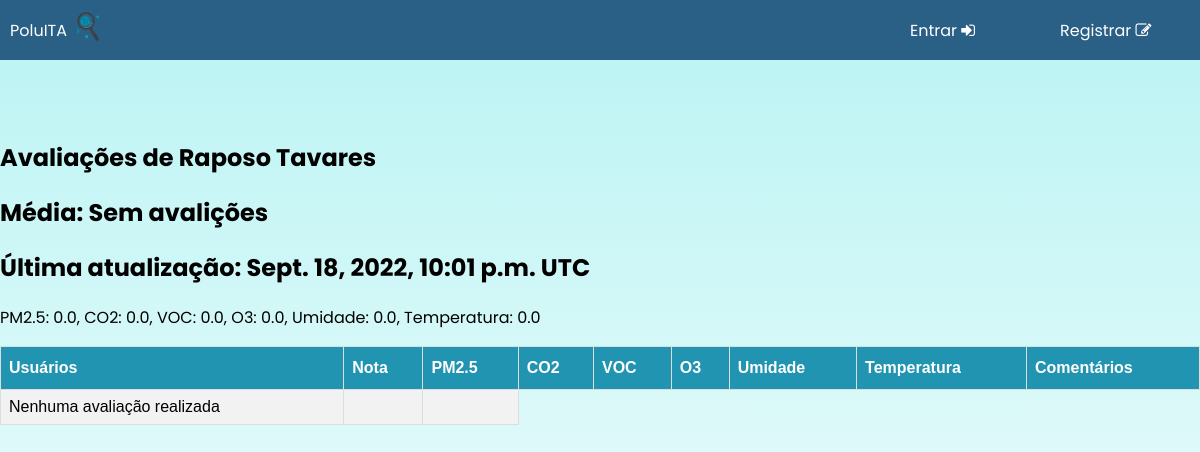
Screenshot of /registros/72 with the database file from the repository.
### registros/models.py (models this page shows, shortened)
class Empresas(models.Model):
    id = models.AutoField(auto_created=True, primary_key=True, serialize=False, verbose_name='ID')
    address = models.CharField(max_length=200)
    name = models.CharField(max_length=101)
    grade = models.IntegerField()
    pm25 = models.FloatField(default='0.00')
    co2 = models.FloatField(default='0.00')
    voc = models.FloatField(default='0.00')
    o3 = models.FloatField(default='0.00')
    humidity = models.FloatField(default='0.00')
    temperature = models.FloatField(default='0.00')
    longitude = models.FloatField(default='0.00')
    latitude = models.FloatField(default='0.00')
    last_updated = models.DateTimeField(default=datetime.now, blank=True)

### registros/views.py (the view)
# urls.py: path("<int:empresa_id>", views.avaliacao, name="avaliacao"),
def avaliacao(request, empresa_id):
    empresa = Empresas.objects.get(id=empresa_id)
    avaliacao = Avaliações.objects.filter(empresa_id=empresa_id)
    media = empresa.grade
    if media == -1:
        media = 'Sem avalições'
    return render(request, "registros/avaliacao.html", {
        "empresa": empresa,
        "avaliacoes": avaliacao,
        "media": media
    })

### registros/templates/registros/avaliacao.html
{% extends "registros/layout.html" %}
{% block body %}
    <h2>Avaliações de {{ empresa.name }}</h2>
    <h2>Média: {{ media }}</h2>
    <h2>Última atualização: {{ empresa.last_updated }} UTC</h2>
    <p>PM2.5: {{ empresa.pm25 }}, CO2: {{ empresa.co2 }}, VOC: {{ empresa.voc }}, O3: {{ empresa.o3 }}, Umidade: {{ empresa.humidity }}, Temperatura: {{ empresa.temperature }}</p>
    <div>
        <table id="customers">
            <tr>
            <th>Usuários</th>
            <th>Nota</th>
            <th>PM2.5</th>
            <th>CO2</th>
            <th>VOC</th>
            <th>O3</th>
            <th>Umidade</th>
            <th>Temperatura</th>
            <th>Comentários</th>
            </tr>
            {% for avaliacao in avaliacoes %}
            <tr>
                <td>{{ avaliacao.username }}</td>
                <td>{{ avaliacao.grade }}</td>
                <td>{{ avaliacao.pm25 }}</td>
                <td>{{ avaliacao.co2 }}</td>
                <td>{{ avaliacao.voc }}</td>
                <td>{{ avaliacao.o3 }}</td>
                <td>{{ avaliacao.humidity }}</td>
                <td>{{ avaliacao.temperature }}</td>
                <td>{{ avaliacao.comment }}</td>
            </tr>
            {% empty %}
                <td>Nenhuma avaliação realizada</td>
                <td></td>
                <td></td>
            {% endfor %}
        </table>
    </div>
{% endblock %}

### home/static/index.css (style rules this page uses)
body { margin: 0; font-family: 'Poppins'; }
div { font-size: 16px; }
#customers { font-family: "Trebuchet MS", Arial, Helvetica, sans-serif; border-collapse: collapse; width: 100%; }
#customers td, #customers th { border: 1px solid #ddd; padding: 8px; }
#customers th { padding-top: 12px; padding-bottom: 12px; text-align: left; background-color: #2194b1; color: white; }

### rows the page displays
Empresas: name "Raposo Tavares", last_updated "Sept. 18, 2022, 10:01 p.m.", pm25 "0.0", co2 "0.0", voc "0.0", o3 "0.0", humidity "0.0", temperature "0.0"

### other values shown
{{ media }} "Sem avalições"
